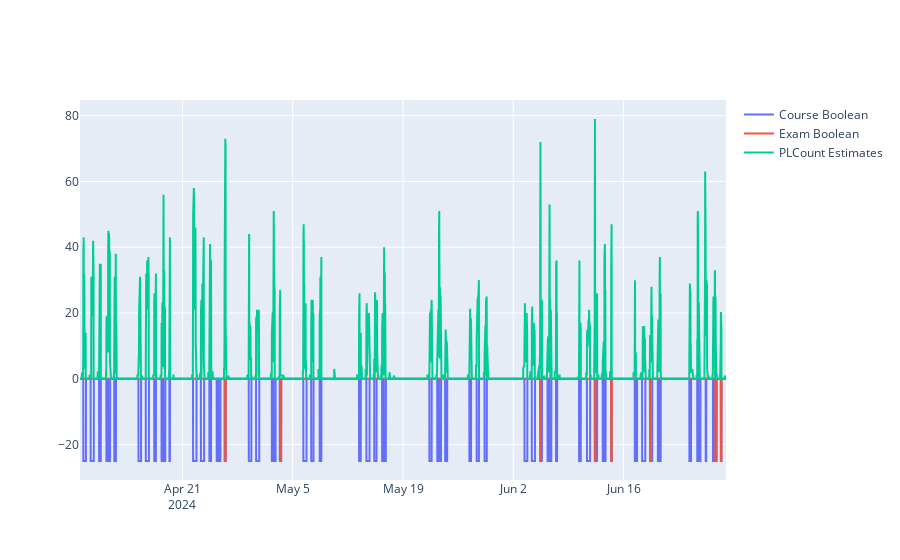

This figure's notebook cell:
### Code cell
# raw_data
fig = go.Figure()

fig.add_trace(
    go.Scatter(
        x=occ_df["datetime"], 
        y=occ_df["lecture"],
        mode="lines",
        name="Course Boolean"))

fig.add_trace(
    go.Scatter(
        x=occ_df["datetime"], 
        y=occ_df["exam"],
        mode="lines",
        name="Exam Boolean"))

fig.add_trace(
    go.Scatter(
        x=occ_df["datetime"], 
        y=occ_df["CC_estimates"],
        mode="lines",
        name="PLCount Estimates"))

fig.show()

### Figure 1 — Plotly figure (JSON) as saved in the notebook; plotly's stock layout.template omitted (floating-point values rounded to 4 significant figures; data arrays with more than 128 entries replaced by an {"elided": "..."} marker saying what was removed)
{"data": [{"mode": "lines", "name": "Course Boolean", "type": "scatter", "x": {"elided": "7873 str values"}, "y": {"elided": "7873 int values"}}, {"mode": "lines", "name": "Exam Boolean", "type": "scatter", "x": {"elided": "7873 str values"}, "y": {"elided": "7873 int values"}}, {"mode": "lines", "name": "PLCount Estimates", "type": "scatter", "x": {"elided": "7873 str values"}, "y": {"elided": "7873 int values"}}], "layout": {}}
